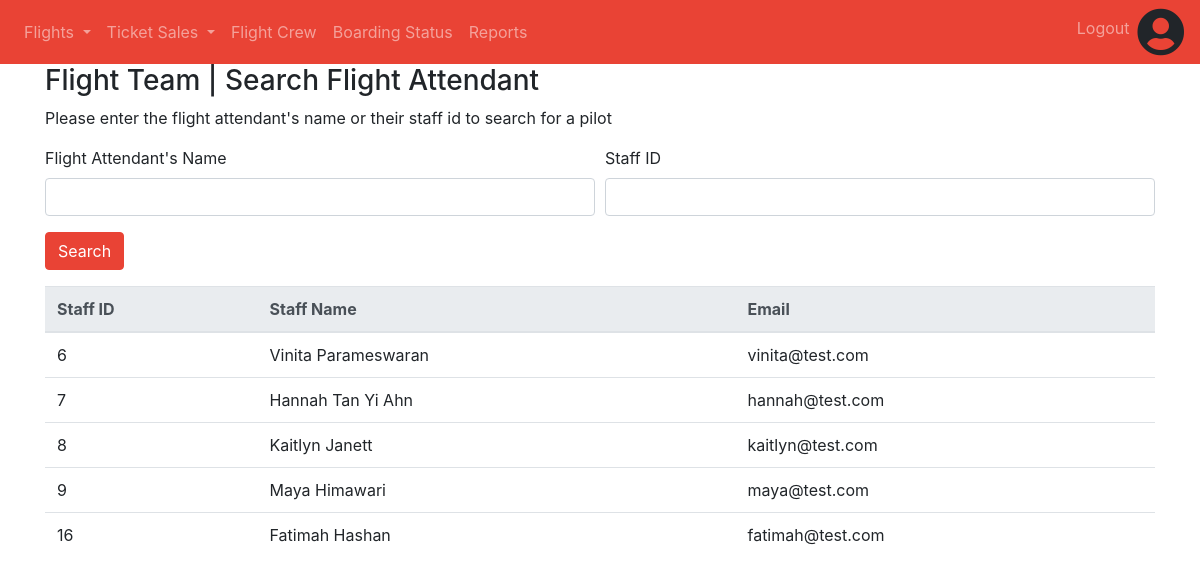
The app's page /staff/schedule_search-attendant.php (signed in) with its own data.
### tables this page shows
CREATE TABLE `staff` (
  `id` int(11) NOT NULL,
  `staff_name` varchar(10000) NOT NULL,
  `email` varchar(255) DEFAULT NULL,
  `password` varchar(255) DEFAULT NULL,
  `role` enum('Pilot','FlightAttendant','NormalManagement','Superior','Manager') NOT NULL
);

### staff/schedule_search-attendant.php (the view, shortened to what this page needs)
<html>
<head>
    <link href="https://maxcdn.bootstrapcdn.com/font-awesome/4.5.0/css/font-awesome.min.css" rel="stylesheet" />
    <?php require('../head.php');
    require('navbar.php'); ?>
</head>
<body>
    <div class="container">
        <h3>Flight Team | Search Flight Attendant</h3>
        <p>Please enter the flight attendant's name or their staff id to search for a pilot</p>
        <form action="schedule_search-attendant.php" method="get">
            <div class="form-row">
                <div class="form-group col-md-6">
                    <label for="attendantName">Flight Attendant's Name</label>
                    <input type="text" class="form-control" name="attendantName">
                </div>
                <div class="form-group col-md-6">
                    <label for="staffID">Staff ID</label>
                    <input type="text" class="form-control" name="staffID">
                </div>
            </div>
            <input type="submit" class="btn btn-primary" value="Search">
        </form>
        <?php
        $connection = new mysqli("localhost", "admin", null, "ibm2104_assignment");
        echo '<table class = "table">';
        echo '<thead class="thead-light">';
        echo '<tr>';
        echo '<th scope="col">Staff ID</th>';
        echo '<th scope="col">Staff Name</th>';
        echo '<th scope="col">Email</th>';
        echo '</tr>';
        echo '</thead>';
        $staffQuery = "SELECT * FROM staff WHERE role = 2";
        $resultStaffQuery = $connection->query($staffQuery);
        while ($staffDetails = mysqli_fetch_assoc($resultStaffQuery)) {
            echo "<tr><td>" . $staffDetails['id'] . "</td>";
            echo "<td>" . $staffDetails['staff_name'] . "</td>";
            echo "<td>" . $staffDetails['email'] . "</td>";
            echo "</tr>";
        }
        echo '</table>';
        ?>
    </div>
</body>
</html>

### records on screen
staff: id "6", staff_name "Vinita Parameswaran", email "vinita@test.com"
staff: id "7", staff_name "Hannah Tan Yi Ahn", email "hannah@test.com"
staff: id "8", staff_name "Kaitlyn Janett", email "kaitlyn@test.com"
staff: id "9", staff_name "Maya Himawari", email "maya@test.com"
staff: id "16", staff_name "Fatimah Hashan", email "fatimah@test.com"
